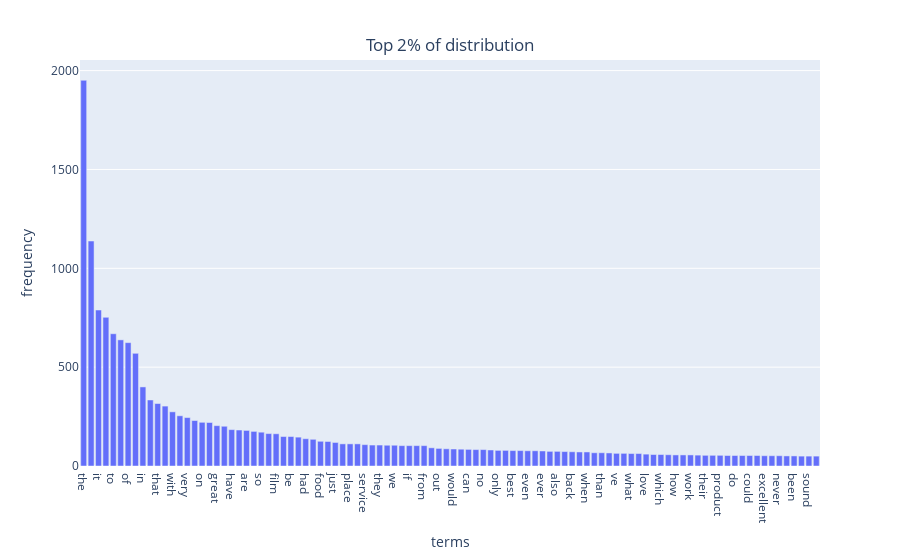

The notebook cell this image was saved under:
### Code cell
# (Exercise 15) distribution with sorting

mask = np.argsort(-y)

df_ = {"terms": x[mask],
      "frequency": y[mask]}
fig = px.bar(df_, x = 'terms', y = 'frequency')  
fig.update_layout(
    title={
        'text': "Top 2% of distribution",
        'y':0.93,
        'x':0.5,
        'xanchor': 'center',
        'yanchor': 'top'})

fig.show()

print("The sorted distribution that term frequency larger than 98% data, total number is", len(x))

### Figure 1 — Plotly figure (JSON) as saved in the notebook; plotly's stock layout.template omitted (floating-point values rounded to 4 significant figures)
{"data": [{"alignmentgroup": "True", "hovertemplate": "terms=%{x}<br>frequency=%{y}<extra></extra>", "legendgroup": "", "marker": {"color": "#636efa", "pattern": {"shape": ""}}, "name": "", "offsetgroup": "", "orientation": "v", "showlegend": false, "textposition": "auto", "type": "bar", "x": ["the", "and", "it", "is", "to", "this", "of", "was", "in", "for", "that", "not", "with", "my", "very", "good", "on", "you", "great", "but", "have", "movie", "are", "as", "so", "phone", "film", "all", "be", "one", "had", "at", "food", "like", "just", "there", "place", "time", "service", "an", "they", "were", "we", "bad", "if", "really", "from", "well", "out", "has", "would", "about", "can", "or", "no", "your", "only", "don", "best", "by", "even", "here", "ever", "up", "also", "will", "back", "me", "when", "more", "than", "quality", "ve", "go", "what", "he", "love", "made", "which", "because", "how", "too", "work", "get", "their", "some", "product", "any", "do", "better", "could", "nice", "excellent", "after", "never", "works", "been", "who", "sound", "much"], "xaxis": "x", "y": [1951, 1138, 789, 752, 669, 638, 624, 570, 400, 334, 316, 303, 274, 254, 245, 230, 221, 220, 204, 201, 184, 182, 180, 175, 171, 164, 163, 149, 149, 146, 138, 135, 125, 124, 119, 112, 112, 112, 108, 106, 106, 105, 105, 103, 103, 103, 103, 92, 89, 87, 86, 85, 84, 83, 83, 81, 79, 79, 78, 78, 77, 77, 76, 74, 74, 73, 72, 71, 71, 67, 67, 66, 64, 64, 63, 63, 60, 58, 58, 57, 56, 56, 56, 55, 54, 54, 54, 53, 53, 53, 53, 53, 52, 52, 52, 51, 51, 50, 50, 50], "yaxis": "y"}], "layout": {"barmode": "relative", "legend": {"tracegroupgap": 0}, "margin": {"t": 60}, "title": {"text": "Top 2% of distribution", "x": 0.5, "xanchor": "center", "y": 0.93, "yanchor": "top"}, "xaxis": {"anchor": "y", "domain": [0, 1], "title": {"text": "terms"}}, "yaxis": {"anchor": "x", "domain": [0, 1], "title": {"text": "frequency"}}}}
